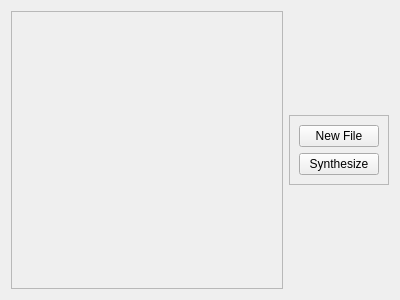
<?xml version="1.0" encoding="UTF-8"?>
<ui version="4.0">
 <class>Form</class>
 <widget class="QWidget" name="Form">
  <property name="geometry">
   <rect>
    <x>0</x>
    <y>0</y>
    <width>400</width>
    <height>300</height>
   </rect>
  </property>
  <property name="windowTitle">
   <string>Form</string>
  </property>
  <layout class="QVBoxLayout" name="verticalLayout_2">
   <item>
    <layout class="QHBoxLayout" name="Full_Layout">
     <item>
      <widget class="QScrollArea" name="scroller">
       <property name="horizontalScrollBarPolicy">
        <enum>Qt::ScrollBarAlwaysOff</enum>
       </property>
       <property name="sizeAdjustPolicy">
        <enum>QAbstractScrollArea::AdjustToContentsOnFirstShow</enum>
       </property>
       <property name="widgetResizable">
        <bool>true</bool>
       </property>
       <widget class="QWidget" name="scrollAreaWidgetContents">
        <property name="geometry">
         <rect>
          <x>0</x>
          <y>0</y>
          <width>277</width>
          <height>278</height>
         </rect>
        </property>
        <layout class="QVBoxLayout" name="verticalLayout_3">
         <item>
          <layout class="QVBoxLayout" name="track_layout"/>
         </item>
        </layout>
       </widget>
      </widget>
     </item>
     <item alignment="Qt::AlignHCenter|Qt::AlignVCenter">
      <widget class="QFrame" name="GUI_Frame">
       <property name="frameShape">
        <enum>QFrame::StyledPanel</enum>
       </property>
       <layout class="QVBoxLayout" name="Buttons_Layout">
        <item>
         <widget class="QPushButton" name="File_Button">
          <property name="text">
           <string>New File</string>
          </property>
         </widget>
        </item>
        <item>
         <widget class="QPushButton" name="Synth_Button">
          <property name="text">
           <string>Synthesize</string>
          </property>
          <property name="checkable">
           <bool>false</bool>
          </property>
         </widget>
        </item>
       </layout>
      </widget>
     </item>
    </layout>
   </item>
  </layout>
 </widget>
 <resources/>
 <connections/>
</ui>
